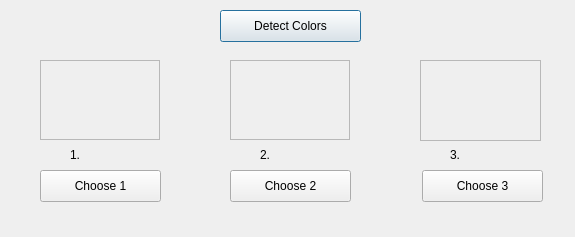
<?xml version="1.0" encoding="UTF-8"?>
<ui version="4.0">
 <class>colorDetection</class>
 <widget class="QDialog" name="colorDetection">
  <property name="geometry">
   <rect>
    <x>0</x>
    <y>0</y>
    <width>575</width>
    <height>237</height>
   </rect>
  </property>
  <property name="windowTitle">
   <string>Dialog</string>
  </property>
  <widget class="QPushButton" name="pushButton">
   <property name="geometry">
    <rect>
     <x>220</x>
     <y>10</y>
     <width>141</width>
     <height>32</height>
    </rect>
   </property>
   <property name="text">
    <string>Detect Colors</string>
   </property>
  </widget>
  <widget class="QFrame" name="frame">
   <property name="geometry">
    <rect>
     <x>40</x>
     <y>60</y>
     <width>120</width>
     <height>80</height>
    </rect>
   </property>
   <property name="frameShape">
    <enum>QFrame::StyledPanel</enum>
   </property>
   <property name="frameShadow">
    <enum>QFrame::Raised</enum>
   </property>
  </widget>
  <widget class="QFrame" name="frame_2">
   <property name="geometry">
    <rect>
     <x>230</x>
     <y>60</y>
     <width>120</width>
     <height>80</height>
    </rect>
   </property>
   <property name="frameShape">
    <enum>QFrame::StyledPanel</enum>
   </property>
   <property name="frameShadow">
    <enum>QFrame::Raised</enum>
   </property>
  </widget>
  <widget class="QFrame" name="frame_3">
   <property name="geometry">
    <rect>
     <x>420</x>
     <y>60</y>
     <width>121</width>
     <height>81</height>
    </rect>
   </property>
   <property name="frameShape">
    <enum>QFrame::StyledPanel</enum>
   </property>
   <property name="frameShadow">
    <enum>QFrame::Raised</enum>
   </property>
  </widget>
  <widget class="QLabel" name="label">
   <property name="geometry">
    <rect>
     <x>70</x>
     <y>147</y>
     <width>60</width>
     <height>16</height>
    </rect>
   </property>
   <property name="text">
    <string>1. </string>
   </property>
  </widget>
  <widget class="QLabel" name="label_2">
   <property name="geometry">
    <rect>
     <x>260</x>
     <y>150</y>
     <width>60</width>
     <height>10</height>
    </rect>
   </property>
   <property name="text">
    <string>2. </string>
   </property>
  </widget>
  <widget class="QLabel" name="label_3">
   <property name="geometry">
    <rect>
     <x>450</x>
     <y>147</y>
     <width>60</width>
     <height>16</height>
    </rect>
   </property>
   <property name="text">
    <string>3. </string>
   </property>
  </widget>
  <widget class="QPushButton" name="color0Button">
   <property name="geometry">
    <rect>
     <x>40</x>
     <y>170</y>
     <width>121</width>
     <height>32</height>
    </rect>
   </property>
   <property name="text">
    <string>Choose 1</string>
   </property>
  </widget>
  <widget class="QPushButton" name="color1Button">
   <property name="geometry">
    <rect>
     <x>230</x>
     <y>170</y>
     <width>121</width>
     <height>32</height>
    </rect>
   </property>
   <property name="text">
    <string>Choose 2</string>
   </property>
  </widget>
  <widget class="QPushButton" name="color2Button">
   <property name="geometry">
    <rect>
     <x>422</x>
     <y>170</y>
     <width>121</width>
     <height>32</height>
    </rect>
   </property>
   <property name="text">
    <string>Choose 3</string>
   </property>
  </widget>
 </widget>
 <resources/>
 <connections/>
</ui>
